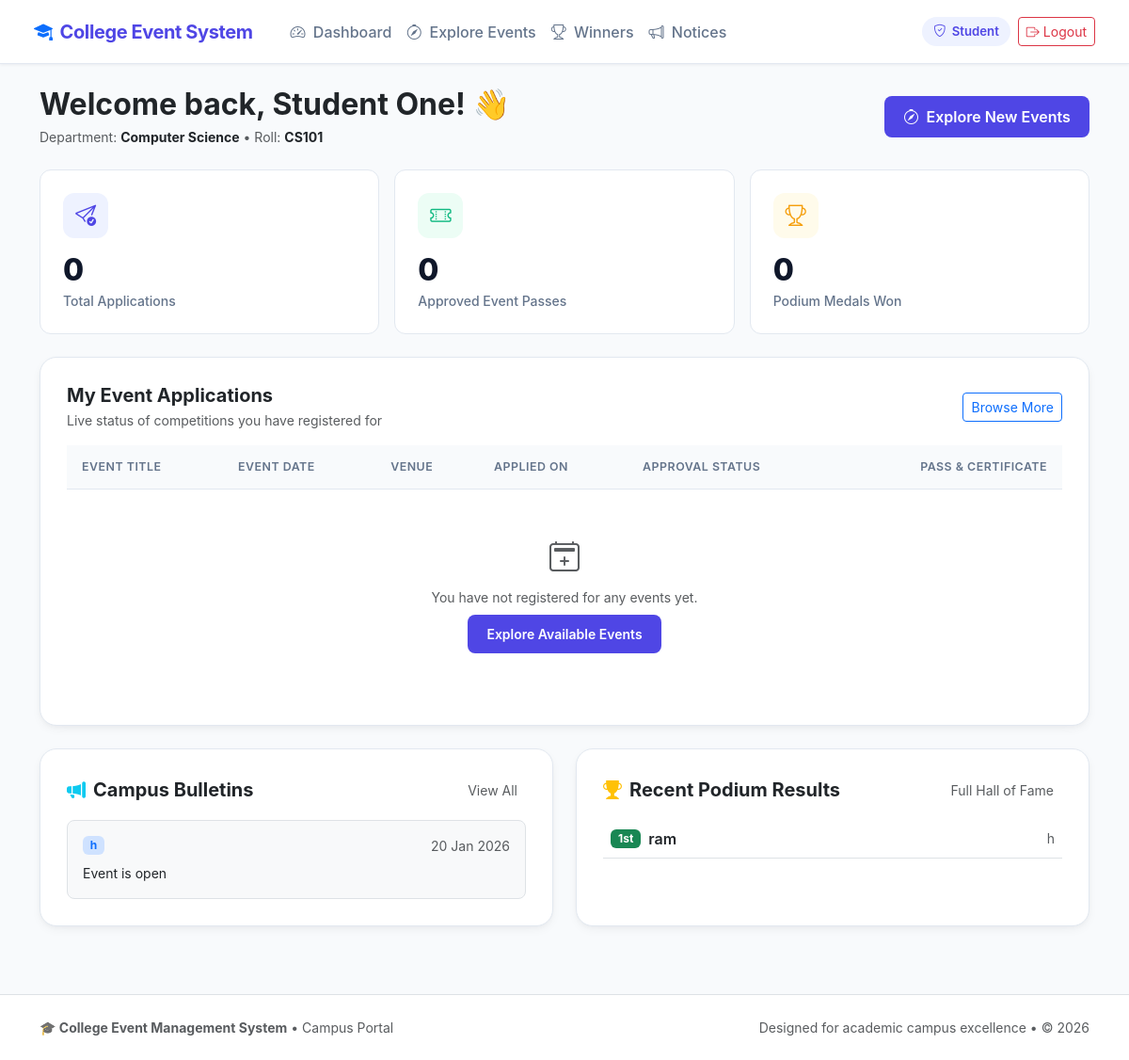
/student_dashboard.php (signed in), run on the app's committed database.
### tables this page shows
CREATE TABLE `students` (
  `id` int(11) NOT NULL,
  `user_id` int(11) NOT NULL,
  `name` varchar(100) NOT NULL,
  `roll_no` varchar(50) DEFAULT NULL,
  `department` varchar(100) DEFAULT NULL
);

CREATE TABLE `announcements` (
  `id` int(11) NOT NULL,
  `event_id` int(11) NOT NULL,
  `message` text NOT NULL,
  `created_at` datetime DEFAULT current_timestamp()
);

CREATE TABLE `events` (
  `id` int(11) NOT NULL,
  `title` varchar(150) NOT NULL,
  `description` text DEFAULT NULL,
  `event_date` date NOT NULL,
  `venue` varchar(100) DEFAULT NULL,
  `created_by` int(11) NOT NULL,
  `status` enum('open','closed','completed') DEFAULT 'open'
);

CREATE TABLE `winners` (
  `id` int(11) NOT NULL,
  `event_id` int(11) NOT NULL,
  `student_id` int(11) NOT NULL,
  `position` enum('1st','2nd','3rd') NOT NULL
);

### includes/helpers.php (called while the page is built, shortened)
<?php
function e($value) {
    return htmlspecialchars($value ?? '', ENT_QUOTES, 'UTF-8');
}

### student_dashboard.php (the view, shortened to what this page needs)
<?php
require_once __DIR__ . '/includes/db.php';
require_once __DIR__ . '/includes/helpers.php';
$user_id = (int)$_SESSION['user_id'];
$student_id = 0;
$student_name = $_SESSION['username'];
$roll_no = "N/A";
$department = "General";
$stu_stmt = mysqli_prepare($conn, "SELECT id, name, roll_no, department FROM students WHERE user_id = ?");
if ($stu_stmt) {
    mysqli_stmt_bind_param($stu_stmt, "i", $user_id);
    mysqli_stmt_execute($stu_stmt);
    $stu_res = mysqli_stmt_get_result($stu_stmt);
    if ($stu_row = mysqli_fetch_assoc($stu_res)) {
        $student_id = (int)$stu_row['id'];
        $student_name = $stu_row['name'];
        $roll_no = $stu_row['roll_no'] ?? 'N/A';
        $department = $stu_row['department'] ?? 'General';
    }
}
$applied_count = 0;
$approved_count = 0;
$my_events_list = [];
$my_wins_count = 0;
if ($student_id > 0) {
    $win_chk = mysqli_prepare($conn, "SELECT COUNT(*) c FROM winners WHERE student_id = ?");
    mysqli_stmt_bind_param($win_chk, "i", $student_id);
    mysqli_stmt_execute($win_chk);
    $win_chk_res = mysqli_stmt_get_result($win_chk);
    if ($wrow = mysqli_fetch_assoc($win_chk_res)) {
        $my_wins_count = (int)$wrow['c'];
    }
}
$wins = mysqli_query($conn, "
    SELECT w.position, s.name, e.title, e.event_date
    FROM winners w
    JOIN students s ON w.student_id = s.id
    JOIN events e ON w.event_id = e.id
    ORDER BY e.event_date DESC
    LIMIT 5
");
$ann = mysqli_query($conn, "
    SELECT a.message, a.created_at, e.title
    FROM announcements a
    JOIN events e ON a.event_id = e.id
    ORDER BY a.created_at DESC
    LIMIT 4
");
include __DIR__ . '/includes/header.php';
include __DIR__ . '/includes/navbar.php';
?>
<div class="container py-4">
    <div class="d-flex flex-column flex-md-row justify-content-between align-items-md-center gap-3 mb-4">
        <div>
            <h2 class="fw-bold tracking-tight text-dark mb-1">
                Welcome back, <?php echo e($student_name); ?>! 👋
            </h2>
            <p class="text-muted small mb-0">
                Department: <strong class="text-dark"><?php echo e($department); ?></strong> &bull; Roll: <strong class="text-dark"><?php echo e($roll_no); ?></strong>
            </p>
        </div>
        <a href="view_events.php" class="btn btn-cems-primary d-inline-flex align-items-center gap-2">
            <i class="bi bi-compass"></i> Explore New Events
        </a>
    </div>
    <div class="row g-3 mb-4">
        <div class="col-sm-4">
            <div class="metric-box">
                <div class="metric-icon-wrap" style="background:#eef2ff; color:#4f46e5;">
                    <i class="bi bi-send-check"></i>
                </div>
                <div class="metric-val"><?php echo $applied_count; ?></div>
                <div class="metric-lbl">Total Applications</div>
            </div>
        </div>
        <div class="col-sm-4">
            <div class="metric-box">
                <div class="metric-icon-wrap" style="background:#ecfdf5; color:#10b981;">
                    <i class="bi bi-ticket-perforated"></i>
                </div>
                <div class="metric-val"><?php echo $approved_count; ?></div>
                <div class="metric-lbl">Approved Event Passes</div>
            </div>
        </div>
        <div class="col-sm-4">
            <div class="metric-box">
                <div class="metric-icon-wrap" style="background:#fffbeb; color:#f59e0b;">
                    <i class="bi bi-trophy"></i>
                </div>
                <div class="metric-val"><?php echo $my_wins_count; ?></div>
                <div class="metric-lbl">Podium Medals Won</div>
            </div>
        </div>
    </div>
    <div class="cems-card mb-4">
        <div class="d-flex justify-content-between align-items-center mb-3">
            <div>
                <h5 class="fw-bold text-dark mb-1">My Event Applications</h5>
                <p class="text-muted small mb-0">Live status of competitions you have registered for</p>
            </div>
            <a href="view_events.php" class="btn btn-sm btn-outline-primary">Browse More</a>
        </div>
        <div class="table-responsive">
            <table class="table-cems">
                <thead>
                    <tr>
                        <th>Event Title</th>
                        <th>Event Date</th>
                        <th>Venue</th>
                        <th>Applied On</th>
                        <th>Approval Status</th>
                        <th class="text-end">Pass &amp; Certificate</th>
                    </tr>
                </thead>
                <tbody>
                    <?php if (!empty($my_events_list)): ?>
                        <?php foreach ($my_events_list as $reg): ?>
                            <tr>
                                <td>
                                    <div class="fw-bold text-dark"><?php echo e($reg['title']); ?></div>
                                    <?php if (!empty($reg['winner_position'])): ?>
                                        <span class="badge bg-warning text-dark fw-bold small mt-1">
                                            🏆 <?php echo e($reg['winner_position']); ?> Place Winner
                                        </span>
                                    <?php endif; ?>
                                </td>
                                <td>
                                    <div class="fw-semibold text-dark"><?php echo date("d M Y", strtotime($reg['event_date'])); ?></div>
                                    <div class="text-muted small"><?php echo date("l", strtotime($reg['event_date'])); ?></div>
                                </td>
                                <td>
                                    <i class="bi bi-geo-alt text-danger me-1"></i>
                                    <?php echo e(!empty($reg['venue']) ? $reg['venue'] : 'TBA'); ?>
                                </td>
                                <td class="text-muted small">
                                    <?php echo date("d M Y", strtotime($reg['applied_at'])); ?>
                                </td>
                                <td>
                                    <?php
                                    $badge = match($reg['approval_status']) {
                                        'approved' => 'badge-status-approved',
                                        'rejected' => 'badge-status-rejected',
                                        default => 'badge-status-pending'
                                    };
                                    ?>
                                    <span class="badge-status <?php echo $badge; ?>">
                                        <?php echo ucfirst(e($reg['approval_status'])); ?>
                                    </span>
                                </td>
                                <td class="text-end">
                                    <?php if ($reg['approval_status'] === 'approved'): ?>
                                        <div class="d-inline-flex gap-1 flex-wrap justify-content-end">
                                            <a href="ticket.php?reg_id=<?php echo (int)$reg['reg_id']; ?>" class="btn btn-sm btn-outline-success py-1 px-2 d-inline-flex align-items-center gap-1" title="View Digital Event Gate Pass">
                                                <i class="bi bi-qr-code"></i> E-Pass
                                            </a>
                                            <a href="certificate.php?reg_id=<?php echo (int)$reg['reg_id']; ?>" target="_blank" class="btn btn-sm btn-outline-primary py-1 px-2 d-inline-flex align-items-center gap-1" title="Print Academic Certificate">
                                                <i class="bi bi-award"></i> Certificate
                                            </a>
                                        </div>
                                    <?php else: ?>
                                        <span class="text-muted xsmall" style="font-size:0.8rem;">Upon approval</span>
                                    <?php endif; ?>
                                </td>
                            </tr>
                        <?php endforeach; ?>
                    <?php else: ?>
                        <tr>
                            <td colspan="6" class="text-center text-muted py-5">
                                <i class="bi bi-calendar2-plus fs-2 text-muted d-block mb-2"></i>
                                You have not registered for any events yet.<br>
                                <a href="view_events.php" class="btn btn-sm btn-cems-primary mt-2">Explore Available Events</a>
                            </td>
                        </tr>
                    <?php endif; ?>
                </tbody>
            </table>
        </div>
    </div>
    <div class="row g-4">
        <div class="col-lg-6">
            <div class="cems-card h-100">
                <div class="d-flex justify-content-between align-items-center mb-3">
                    <h5 class="fw-bold text-dark mb-0"><i class="bi bi-megaphone-fill text-info me-2"></i>Campus Bulletins</h5>
                    <a href="announcements.php" class="btn btn-sm btn-link text-muted text-decoration-none">View All</a>
                </div>
                <?php if ($ann && mysqli_num_rows($ann) > 0): ?>
                    <div class="d-flex flex-column gap-3">
                        <?php while ($a = mysqli_fetch_assoc($ann)): ?>
                            <div class="p-3 border rounded-3 bg-light">
                                <div class="d-flex justify-content-between align-items-center mb-1">
                                    <span class="badge bg-primary-subtle text-primary fw-bold"><?php echo e($a['title']); ?></span>
                                    <span class="text-muted small"><?php echo date("d M Y", strtotime($a['created_at'])); ?></span>
                                </div>
                                <div class="text-dark small mt-2"><?php echo nl2br(e($a['message'])); ?></div>
                            </div>
                        <?php endwhile; ?>
                    </div>
                <?php else: ?>
                    <p class="text-muted text-center py-4">No recent circulars broadcasted.</p>
                <?php endif; ?>
            </div>
        </div>
        <div class="col-lg-6">
            <div class="cems-card h-100">
                <div class="d-flex justify-content-between align-items-center mb-3">
                    <h5 class="fw-bold text-dark mb-0"><i class="bi bi-trophy-fill text-warning me-2"></i>Recent Podium Results</h5>
                    <a href="winners.php" class="btn btn-sm btn-link text-muted text-decoration-none">Full Hall of Fame</a>
                </div>
                <?php if ($wins && mysqli_num_rows($wins) > 0): ?>
                    <div class="d-flex flex-column gap-2">
                        <?php while ($w = mysqli_fetch_assoc($wins)): ?>
                            <div class="d-flex align-items-center justify-content-between p-2 border-bottom">
                                <div class="d-flex align-items-center gap-2">
                                    <span class="badge <?php
                                        echo match($w['position']) {
                                            '1st' => 'bg-success',
                                            '2nd' => 'bg-warning text-dark',
                                            default => 'bg-secondary'
                                        };
                                    ?> px-2 py-1"><?php echo e($w['position']); ?></span>
                                    <span class="fw-semibold text-dark"><?php echo e($w['name']); ?></span>
                                </div>
                                <span class="text-muted small"><?php echo e($w['title']); ?></span>
                            </div>
                        <?php endwhile; ?>
                    </div>
                <?php else: ?>
                    <p class="text-muted text-center py-4">No winners declared yet.</p>
                <?php endif; ?>
            </div>
        </div>
    </div>
</div>
<?php include __DIR__ . '/includes/footer.php'; ?>

### assets/css/theme.css (style rules this page uses)
:root { --c-primary: #4f46e5; --c-primary-hover: #4338ca; --c-primary-subtle: #eef2ff; --c-primary-border: #c7d2fe; --c-secondary: #0ea5e9; --c-secondary-subtle: #f0f9ff; --c-accent-coral: #f43f5e; --c-accent-coral-subtle: #fff1f2; --c-accent-amber: #f59e0b; --c-accent-amber-subtle: #fffbeb; --c-accent-emerald: #10b981; --c-accent-emerald-subtle: #ecfdf5; --c-dark: #0f172a; --c-text-main: #1e293b; --c-text-muted: #64748b; --c-border: #e2e8f0; --c-border-light: #f1f5f9; --c-bg: #f8fafc; --c-surface: #ffffff; --c-surface-card: #ffffff; --font-sans: 'Inter', system-ui, -apple-system, BlinkMacSystemFont, 'Segoe UI', Roboto, sans-serif; --radius-sm: 8px; --radius-md: 12px; --radius-lg: 18px; --radius-xl: 24px; --shadow-subtle: 0 1px 3px rgba(15, 23, 42, 0.06); --shadow-card: 0 4px 12px -2px rgba(15, 23, 42, 0.06), 0 2px 6px -2px rgba(15, 23, 42, 0.04); --shadow-hover: 0 12px 24px -4px rgba(15, 23, 42, 0.1), 0 4px 8px -4px rgba(15, 23, 42, 0.05); --t-standard: all 0.22s cubic-bezier(0.4, 0, 0.2, 1); }
body { font-family: var(--font-sans); background-color: var(--c-bg); color: var(--c-text-main); min-height: 100vh; display: flex; flex-direction: column; -webkit-font-smoothing: antialiased; }
.cems-card { background: var(--c-surface); border: 1px solid var(--c-border); border-radius: var(--radius-lg); padding: 1.75rem; box-shadow: var(--shadow-card); transition: var(--t-standard); }
.metric-box { background: var(--c-surface); border: 1px solid var(--c-border); border-radius: var(--radius-md); padding: 1.5rem; position: relative; overflow: hidden; transition: var(--t-standard); }
.metric-box .metric-icon-wrap { width: 48px; height: 48px; border-radius: var(--radius-md); display: flex; align-items: center; justify-content: center; font-size: 1.4rem; margin-bottom: 1rem; }
.metric-box .metric-val { font-size: 2rem; font-weight: 800; line-height: 1.1; letter-spacing: -0.03em; color: var(--c-dark); }
.metric-box .metric-lbl { font-size: 0.875rem; font-weight: 500; color: var(--c-text-muted); margin-top: 0.35rem; }
.btn-cems-primary { background: var(--c-primary); color: white; border: 1px solid transparent; font-weight: 600; border-radius: var(--radius-sm); padding: 0.55rem 1.2rem; transition: var(--t-standard); }
.table-cems { width: 100%; margin-bottom: 0; border-collapse: separate; border-spacing: 0; }
.table-cems th { background: var(--c-bg); font-size: 0.775rem; font-weight: 600; text-transform: uppercase; letter-spacing: 0.04em; color: var(--c-text-muted); padding: 0.85rem 1rem; border-bottom: 1px solid var(--c-border); }
.table-cems td { padding: 1rem; border-bottom: 1px solid var(--c-border-light); font-size: 0.875rem; vertical-align: middle; }
.table-cems tr:last-child td { border-bottom: none; }

### data on the page
students: name "Student One", department "Computer Science", roll_no "CS101"
announcements: event.title "h", created_at "20 Jan 2026", message "Event is open"
winners: position "1st", student.name "ram", event.title "h"

### other printed values
$role "Student"
$applied_count "0"
$approved_count "0"
$my_wins_count "0"
